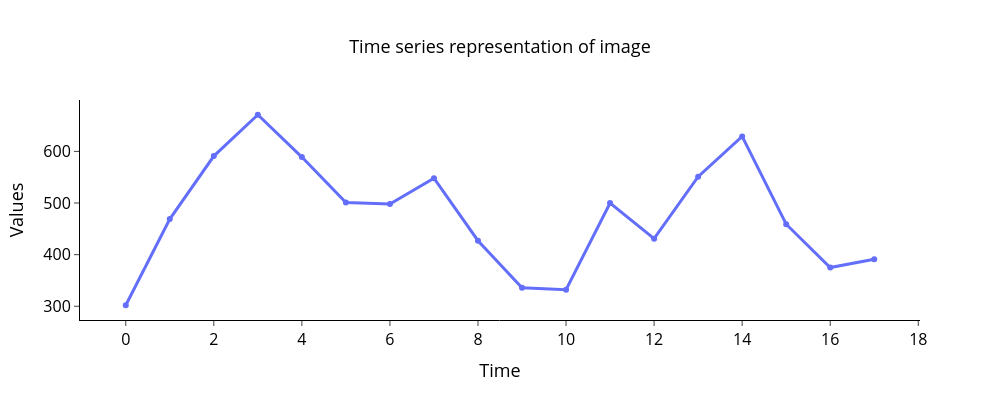

Notebook source saved alongside this figure:
### Code cell
angle_step = 20
visualize = True

ts = Image2TimeSeries(angle_step).convert(img, visualize)
plot_ts(np.array([ts]), "Time series representation of image")

### Figure 1 — Plotly figure (JSON) as saved in the notebook; plotly's stock layout.template omitted (floating-point values rounded to 4 significant figures)
{"data": [{"line": {"width": 3}, "name": "Time series 0", "x": [0, 1, 2, 3, 4, 5, 6, 7, 8, 9, 10, 11, 12, 13, 14, 15, 16, 17], "y": [302.0, 469.0, 591.0, 671.0, 589.0, 501.0, 498.0, 548.0, 427.0, 336.0, 332.0, 500.0, 431.0, 551.0, 629.0, 459.0, 375.0, 391.0], "type": "scatter"}], "layout": {"xaxis": {"title": {"text": "Time", "font": {"size": 18, "color": "black"}}, "tickfont": {"size": 16, "color": "black"}, "showgrid": false, "linecolor": "#000", "ticks": "outside", "linewidth": 1, "tickwidth": 1}, "yaxis": {"title": {"text": "Values", "font": {"size": 18, "color": "black"}}, "tickfont": {"size": 16, "color": "black"}, "showgrid": false, "linecolor": "#000", "ticks": "outside", "zeroline": false, "linewidth": 1, "tickwidth": 1}, "title": {"font": {"size": 18, "color": "black"}, "text": "Time series representation of image", "x": 0.5, "y": 0.9, "xanchor": "center", "yanchor": "top"}, "legend": {"font": {"size": 16, "color": "black"}}, "plot_bgcolor": "rgba(0,0,0,0)", "paper_bgcolor": "rgba(0,0,0,0)", "width": 1000, "height": 400}}
